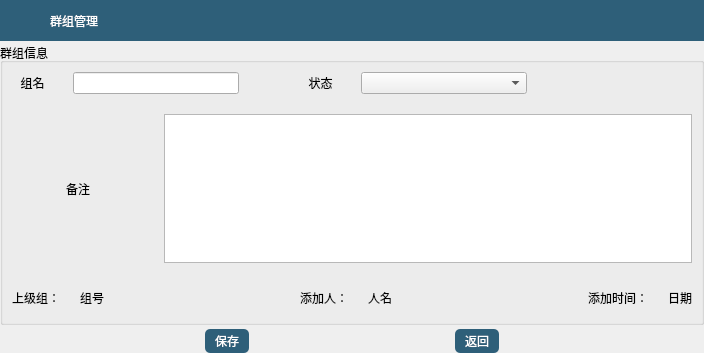
<?xml version="1.0" encoding="UTF-8"?>
<ui version="4.0">
 <class>EditGroupWidget</class>
 <widget class="QWidget" name="EditGroupWidget">
  <property name="geometry">
   <rect>
    <x>0</x>
    <y>0</y>
    <width>704</width>
    <height>353</height>
   </rect>
  </property>
  <property name="maximumSize">
   <size>
    <width>16777215</width>
    <height>16777215</height>
   </size>
  </property>
  <property name="windowTitle">
   <string>Form</string>
  </property>
  <property name="styleSheet">
   <string notr="true">QWidget#EditGroupWidget QWidget#w_header {
	background-color: rgb(46, 95, 121);
	font: 9pt &quot;黑体&quot;;
}
QWidget#EditGroupWidget QWidget#w_header QLabel#l_title {
	font: 13pt &quot;黑体&quot;;
	color:white;
}
QPushButton {
	background-color: rgb(46, 95, 121);
	color: rgb(255, 255, 255);
	height:20px;
	padding-top:2px;
	padding-bottom:2px;
	padding-left:10px;
	padding-right:10px;
	border-radius:5px;
}
QPushButton:hover {
	background-color: rgb(238, 238, 238);
	color: rgb(0, 0, 0);
}</string>
  </property>
  <layout class="QVBoxLayout" name="verticalLayout_2">
   <property name="spacing">
    <number>2</number>
   </property>
   <property name="leftMargin">
    <number>0</number>
   </property>
   <property name="topMargin">
    <number>0</number>
   </property>
   <property name="rightMargin">
    <number>0</number>
   </property>
   <property name="bottomMargin">
    <number>0</number>
   </property>
   <item>
    <widget class="QWidget" name="w_header" native="true">
     <property name="sizePolicy">
      <sizepolicy hsizetype="Preferred" vsizetype="Fixed">
       <horstretch>0</horstretch>
       <verstretch>0</verstretch>
      </sizepolicy>
     </property>
     <property name="maximumSize">
      <size>
       <width>16777215</width>
       <height>41</height>
      </size>
     </property>
     <property name="styleSheet">
      <string notr="true"/>
     </property>
     <layout class="QHBoxLayout" name="horizontalLayout_5">
      <property name="leftMargin">
       <number>12</number>
      </property>
      <property name="topMargin">
       <number>11</number>
      </property>
      <property name="rightMargin">
       <number>0</number>
      </property>
      <property name="bottomMargin">
       <number>11</number>
      </property>
      <item>
       <widget class="QLabel" name="label">
        <property name="sizePolicy">
         <sizepolicy hsizetype="Minimum" vsizetype="Preferred">
          <horstretch>0</horstretch>
          <verstretch>0</verstretch>
         </sizepolicy>
        </property>
        <property name="minimumSize">
         <size>
          <width>32</width>
          <height>32</height>
         </size>
        </property>
        <property name="text">
         <string/>
        </property>
        <property name="pixmap">
         <pixmap resource="../../../../common/core.qrc">:/core/imgs/imgs/logo_32</pixmap>
        </property>
       </widget>
      </item>
      <item>
       <widget class="QLabel" name="l_title">
        <property name="sizePolicy">
         <sizepolicy hsizetype="Expanding" vsizetype="Preferred">
          <horstretch>0</horstretch>
          <verstretch>0</verstretch>
         </sizepolicy>
        </property>
        <property name="text">
         <string>群组管理</string>
        </property>
       </widget>
      </item>
      <item>
       <widget class="QPushButton" name="btn_menu_cancel">
        <property name="text">
         <string/>
        </property>
        <property name="icon">
         <iconset resource="../../../../common/core.qrc">
          <normaloff>:/core/imgs/imgs/window_close</normaloff>:/core/imgs/imgs/window_close</iconset>
        </property>
        <property name="flat">
         <bool>true</bool>
        </property>
       </widget>
      </item>
     </layout>
    </widget>
   </item>
   <item>
    <widget class="QGroupBox" name="groupBox">
     <property name="title">
      <string>群组信息</string>
     </property>
     <layout class="QVBoxLayout" name="verticalLayout" stretch="3,25,5">
      <property name="spacing">
       <number>20</number>
      </property>
      <item>
       <layout class="QHBoxLayout" name="horizontalLayout_2" stretch="1,4,1,1,4,4">
        <item>
         <widget class="QLabel" name="label_2">
          <property name="text">
           <string>组名</string>
          </property>
          <property name="alignment">
           <set>Qt::AlignCenter</set>
          </property>
         </widget>
        </item>
        <item>
         <widget class="QLineEdit" name="l_name"/>
        </item>
        <item>
         <spacer name="horizontalSpacer_7">
          <property name="orientation">
           <enum>Qt::Horizontal</enum>
          </property>
          <property name="sizeHint" stdset="0">
           <size>
            <width>40</width>
            <height>20</height>
           </size>
          </property>
         </spacer>
        </item>
        <item>
         <widget class="QLabel" name="label_3">
          <property name="text">
           <string>状态</string>
          </property>
          <property name="alignment">
           <set>Qt::AlignCenter</set>
          </property>
         </widget>
        </item>
        <item>
         <widget class="ComboBox" name="cb_state"/>
        </item>
        <item>
         <spacer name="horizontalSpacer_6">
          <property name="orientation">
           <enum>Qt::Horizontal</enum>
          </property>
          <property name="sizeHint" stdset="0">
           <size>
            <width>141</width>
            <height>20</height>
           </size>
          </property>
         </spacer>
        </item>
       </layout>
      </item>
      <item>
       <layout class="QHBoxLayout" name="horizontalLayout" stretch="1,4">
        <property name="rightMargin">
         <number>0</number>
        </property>
        <property name="bottomMargin">
         <number>0</number>
        </property>
        <item>
         <widget class="QLabel" name="label_4">
          <property name="text">
           <string>备注</string>
          </property>
          <property name="alignment">
           <set>Qt::AlignCenter</set>
          </property>
         </widget>
        </item>
        <item>
         <widget class="QTextEdit" name="te_description">
          <property name="maximumSize">
           <size>
            <width>16777215</width>
            <height>16777215</height>
           </size>
          </property>
         </widget>
        </item>
       </layout>
      </item>
      <item>
       <layout class="QHBoxLayout" name="horizontalLayout_3">
        <item>
         <widget class="QLabel" name="label_5">
          <property name="text">
           <string>上级组：</string>
          </property>
          <property name="alignment">
           <set>Qt::AlignCenter</set>
          </property>
         </widget>
        </item>
        <item>
         <widget class="QLabel" name="l_supUuid">
          <property name="text">
           <string>组号</string>
          </property>
          <property name="alignment">
           <set>Qt::AlignCenter</set>
          </property>
         </widget>
        </item>
        <item>
         <spacer name="horizontalSpacer_4">
          <property name="orientation">
           <enum>Qt::Horizontal</enum>
          </property>
          <property name="sizeHint" stdset="0">
           <size>
            <width>113</width>
            <height>20</height>
           </size>
          </property>
         </spacer>
        </item>
        <item>
         <widget class="QLabel" name="label_7">
          <property name="text">
           <string>添加人：</string>
          </property>
          <property name="alignment">
           <set>Qt::AlignCenter</set>
          </property>
         </widget>
        </item>
        <item>
         <widget class="QLabel" name="l_insertor">
          <property name="text">
           <string>人名</string>
          </property>
          <property name="alignment">
           <set>Qt::AlignCenter</set>
          </property>
         </widget>
        </item>
        <item>
         <spacer name="horizontalSpacer_5">
          <property name="orientation">
           <enum>Qt::Horizontal</enum>
          </property>
          <property name="sizeHint" stdset="0">
           <size>
            <width>113</width>
            <height>20</height>
           </size>
          </property>
         </spacer>
        </item>
        <item>
         <widget class="QLabel" name="label_10">
          <property name="text">
           <string>添加时间：</string>
          </property>
          <property name="alignment">
           <set>Qt::AlignCenter</set>
          </property>
         </widget>
        </item>
        <item>
         <widget class="QLabel" name="l_dateTime">
          <property name="text">
           <string>日期</string>
          </property>
          <property name="alignment">
           <set>Qt::AlignCenter</set>
          </property>
         </widget>
        </item>
       </layout>
      </item>
     </layout>
    </widget>
   </item>
   <item>
    <spacer name="verticalSpacer">
     <property name="orientation">
      <enum>Qt::Vertical</enum>
     </property>
     <property name="sizeHint" stdset="0">
      <size>
       <width>20</width>
       <height>34</height>
      </size>
     </property>
    </spacer>
   </item>
   <item>
    <layout class="QHBoxLayout" name="horizontalLayout_4">
     <item>
      <spacer name="horizontalSpacer">
       <property name="orientation">
        <enum>Qt::Horizontal</enum>
       </property>
       <property name="sizeHint" stdset="0">
        <size>
         <width>40</width>
         <height>20</height>
        </size>
       </property>
      </spacer>
     </item>
     <item>
      <widget class="QPushButton" name="btn_save">
       <property name="text">
        <string>保存</string>
       </property>
      </widget>
     </item>
     <item>
      <spacer name="horizontalSpacer_2">
       <property name="orientation">
        <enum>Qt::Horizontal</enum>
       </property>
       <property name="sizeHint" stdset="0">
        <size>
         <width>141</width>
         <height>20</height>
        </size>
       </property>
      </spacer>
     </item>
     <item>
      <widget class="QPushButton" name="btn_quit">
       <property name="text">
        <string>返回</string>
       </property>
      </widget>
     </item>
     <item>
      <spacer name="horizontalSpacer_3">
       <property name="orientation">
        <enum>Qt::Horizontal</enum>
       </property>
       <property name="sizeHint" stdset="0">
        <size>
         <width>171</width>
         <height>20</height>
        </size>
       </property>
      </spacer>
     </item>
    </layout>
   </item>
   <item>
    <spacer name="verticalSpacer_2">
     <property name="orientation">
      <enum>Qt::Vertical</enum>
     </property>
     <property name="sizeHint" stdset="0">
      <size>
       <width>20</width>
       <height>16</height>
      </size>
     </property>
    </spacer>
   </item>
  </layout>
 </widget>
 <customwidgets>
  <customwidget>
   <class>ComboBox</class>
   <extends>QComboBox</extends>
   <header>modules/common/combobox.h</header>
  </customwidget>
 </customwidgets>
 <resources>
  <include location="../../../../common/core.qrc"/>
 </resources>
 <connections/>
</ui>
